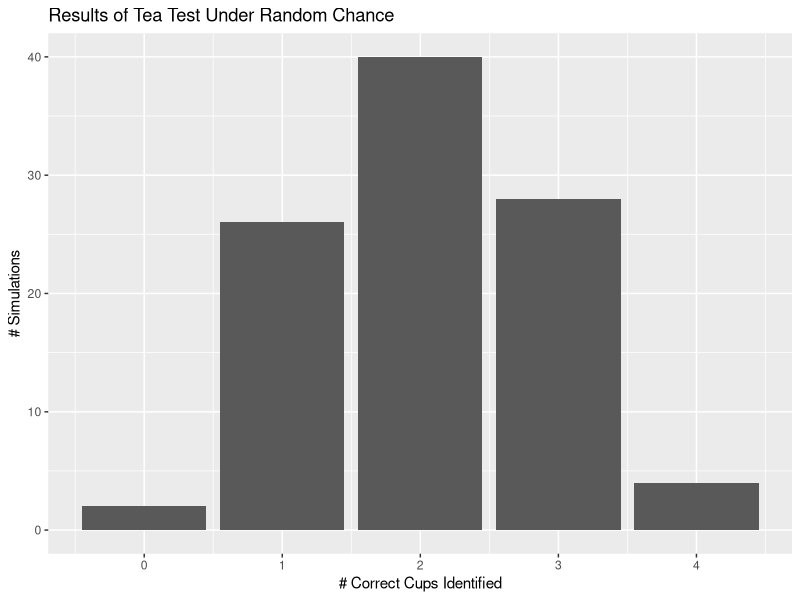
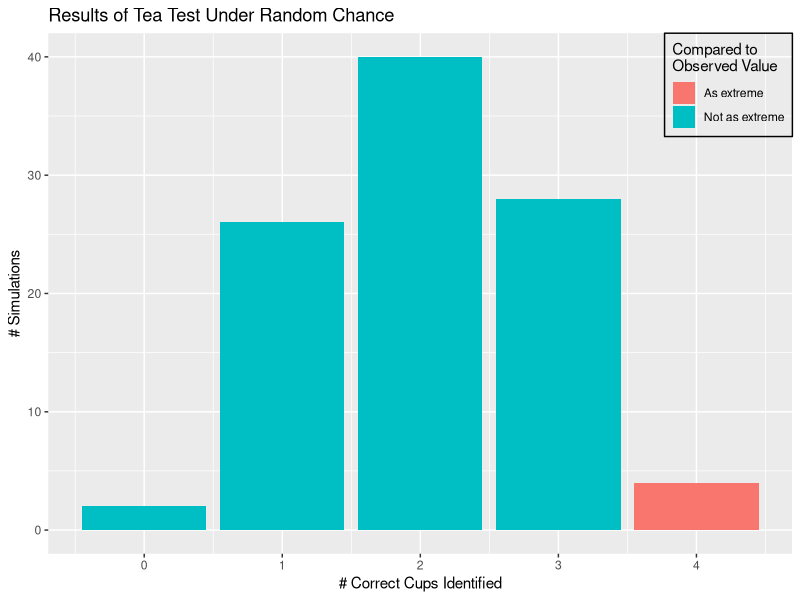

The R source for these figures, in order:
## ---- chunk 1
set.seed(24094703)
library(ggplot2)
library(tibble)
res <- tibble(x = rbinom(100, 4, .5))
res$fill <- factor(ifelse(res$x == 4, "As extreme", "Not as extreme"))

ggplot(data = res, aes(x = x)) + geom_bar() + xlab("# Correct Cups Identified") + ylab("# Simulations") + ggtitle("Results of Tea Test Under Random Chance")

ggplot(data = res, aes(x = x, fill = fill)) + geom_bar() + 
  scale_fill_discrete("Compared to\nObserved Value") + 
  xlab("# Correct Cups Identified") + ylab("# Simulations") + 
  ggtitle("Results of Tea Test Under Random Chance") + 
  theme(legend.position = c(1, 1), legend.justification = c(1,1), legend.background = element_rect(fill = "transparent", color = "black"))
